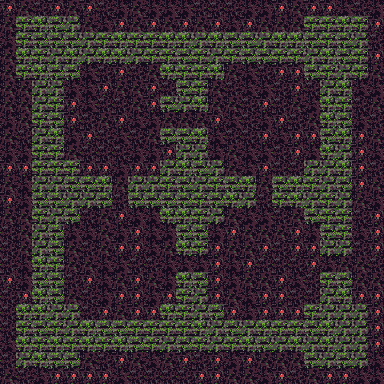

Rendered tile map (Tiled .tmx) drawn with the repository's tilesets; below, a short description and the full map source, tile grids included:
An orthogonal 24x24 tile map with 16x16 px tiles, 1 tile layer (tile) and 66 objects (2x fakewall2).

<map version="1.0" tiledversion="1.1.2" orientation="orthogonal" renderorder="right-down" width="24" height="24" tilewidth="16" tileheight="16" infinite="0" nextobjectid="79">
 <tileset firstgid="1" source="tileset.tsx" />
 <layer name="tile" width="24" height="24">
  <data encoding="csv">
22,23,25,22,23,22,25,24,23,24,24,24,25,25,25,24,24,22,23,22,22,24,25,24,
23,20,21,19,18,23,24,22,23,22,23,22,23,22,24,22,23,23,23,20,20,21,20,22,
24,20,19,19,19,18,20,21,20,20,21,21,18,21,19,19,18,21,21,19,20,19,18,25,
23,21,20,18,21,18,21,21,18,20,20,19,20,18,20,19,19,20,20,18,21,19,20,22,
23,20,21,19,19,24,25,22,25,23,21,20,20,21,23,24,25,22,22,19,20,18,20,23,
23,23,18,18,24,24,22,23,23,22,25,19,20,23,25,24,24,25,22,25,18,21,24,24,
23,23,18,20,22,24,25,25,23,22,19,18,21,23,23,25,22,25,23,24,21,20,25,23,
24,23,20,19,22,25,23,22,24,24,23,23,23,22,24,25,24,22,25,23,21,19,24,25,
23,25,18,21,24,22,25,24,25,23,19,19,21,24,25,25,22,24,22,22,19,21,22,23,
24,24,20,20,23,25,25,25,24,24,22,18,18,24,23,24,24,25,22,24,21,18,22,24,
22,22,20,20,20,22,22,24,22,22,18,21,19,18,23,24,22,25,25,18,18,21,22,25,
23,24,18,18,19,19,21,23,18,18,20,19,18,20,19,21,23,19,21,20,18,19,22,23,
22,24,19,19,18,18,19,25,19,19,19,19,20,19,21,18,25,20,21,18,20,18,23,24,
23,23,20,18,19,25,23,22,24,24,21,21,20,18,23,24,24,25,23,19,20,20,25,22,
25,23,18,19,24,24,23,24,22,24,24,19,19,24,22,23,23,23,22,24,19,20,24,22,
25,23,18,19,23,25,23,22,22,24,23,21,20,22,23,23,22,25,22,22,18,18,25,22,
25,24,21,20,23,23,24,24,25,25,24,24,24,22,24,22,25,25,25,22,24,23,23,25,
22,24,19,19,25,22,24,23,22,23,24,21,19,22,24,23,23,22,24,25,20,19,23,23,
25,22,21,19,23,25,24,22,22,24,22,20,18,22,23,24,22,22,25,25,18,21,22,22,
25,21,21,18,18,25,22,23,22,22,21,20,18,19,22,24,22,22,22,20,18,18,18,22,
25,20,19,20,18,21,19,19,20,20,20,20,21,18,19,18,21,20,20,19,21,18,18,22,
24,21,20,21,20,21,20,21,19,20,18,19,20,18,20,21,19,18,21,18,21,18,18,22,
25,18,21,19,19,23,25,22,23,24,23,22,25,22,24,22,23,23,23,19,18,19,18,24,
23,25,24,22,22,22,22,24,25,25,25,25,22,22,23,23,24,22,25,23,22,22,24,24
</data>
 </layer>
 <objectgroup name="furniture">
  <object id="2" gid="51" x="224" y="320" width="16" height="16">
   <properties>
    <property name="activationtarget" value="[[12,16]]" />
   </properties>
  </object>
  <object id="4" gid="51" x="64" y="304" width="16" height="16">
   <properties>
    <property name="activationtarget" value="[[7,12]]" />
   </properties>
  </object>
  <object id="5" gid="51" x="144" y="240" width="16" height="16">
   <properties>
    <property name="activationtarget" value="[[7,11]]" />
   </properties>
  </object>
  <object id="6" gid="51" x="96" y="80" width="16" height="16">
   <properties>
    <property name="activationtarget" value="[[11,7]]" />
   </properties>
  </object>
  <object id="7" gid="51" x="144" y="80" width="16" height="16">
   <properties>
    <property name="activationtarget" value="[[10,7]]" />
   </properties>
  </object>
  <object id="9" gid="51" x="304" y="160" width="16" height="16">
   <properties>
    <property name="activationtarget" value="[[16,11],[16,12]]" />
   </properties>
  </object>
  <object id="10" gid="68" x="304" y="128" width="16" height="16" />
  <object id="13" gid="51" x="64" y="160" width="16" height="16">
   <properties>
    <property name="activationtarget" value="[[12,7]]" />
   </properties>
  </object>
  <object id="14" gid="12" x="192" y="272" width="16" height="16" />
  <object id="15" gid="12" x="112" y="208" width="16" height="16" />
  <object id="16" gid="12" x="176" y="128" width="16" height="16" />
  <object id="17" gid="10" x="336" y="272" width="16" height="16" />
  <object id="18" type="fakewall2" gid="19" x="256" y="208" width="16" height="16" />
  <object id="19" type="fakewall2" gid="19" x="256" y="192" width="16" height="16" />
  <object id="20" gid="65" x="80" y="128" width="16" height="16" />
  <object id="21" gid="65" x="80" y="160" width="16" height="16" />
  <object id="22" gid="65" x="64" y="112" width="16" height="16" />
  <object id="24" gid="52" x="144" y="96" width="16" height="16" />
  <object id="25" gid="52" x="112" y="96" width="16" height="16" />
  <object id="27" gid="52" x="96" y="144" width="16" height="16" />
  <object id="28" gid="65" x="144" y="160" width="16" height="16" />
  <object id="29" gid="52" x="144" y="144" width="16" height="16" />
  <object id="31" gid="52" x="128" y="176" width="16" height="16" />
  <object id="32" gid="65" x="160" y="272" width="16" height="16" />
  <object id="33" gid="65" x="96" y="240" width="16" height="16" />
  <object id="34" gid="52" x="128" y="240" width="16" height="16" />
  <object id="35" gid="52" x="160" y="288" width="16" height="16" />
  <object id="38" gid="52" x="112" y="256" width="16" height="16" />
  <object id="39" gid="52" x="64" y="288" width="16" height="16" />
  <object id="40" gid="52" x="96" y="288" width="16" height="16" />
  <object id="41" gid="52" x="144" y="304" width="16" height="16" />
  <object id="43" gid="52" x="112" y="128" width="16" height="16" />
  <object id="44" gid="52" x="224" y="288" width="16" height="16" />
  <object id="45" gid="52" x="224" y="256" width="16" height="16" />
  <object id="46" gid="52" x="256" y="256" width="16" height="16" />
  <object id="47" gid="52" x="256" y="288" width="16" height="16" />
  <object id="48" gid="52" x="288" y="288" width="16" height="16" />
  <object id="49" gid="52" x="288" y="256" width="16" height="16" />
  <object id="50" gid="52" x="240" y="176" width="16" height="16" />
  <object id="51" gid="52" x="272" y="176" width="16" height="16" />
  <object id="52" gid="52" x="208" y="144" width="16" height="16" />
  <object id="53" gid="52" x="208" y="112" width="16" height="16" />
  <object id="54" gid="52" x="240" y="80" width="16" height="16" />
  <object id="55" gid="52" x="272" y="80" width="16" height="16" />
  <object id="56" gid="65" x="208" y="128" width="16" height="16" />
  <object id="57" gid="65" x="256" y="96" width="16" height="16" />
  <object id="59" gid="65" x="224" y="160" width="16" height="16" />
  <object id="60" gid="65" x="224" y="96" width="16" height="16" />
  <object id="61" gid="65" x="288" y="240" width="16" height="16" />
  <object id="62" gid="65" x="224" y="304" width="16" height="16" />
  <object id="63" gid="65" x="256" y="224" width="16" height="16" />
  <object id="64" gid="65" x="304" y="240" width="16" height="16" />
  <object id="65" gid="65" x="240" y="240" width="16" height="16" />
  <object id="66" gid="65" x="144" y="224" width="16" height="16" />
  <object id="67" gid="65" x="64" y="240" width="16" height="16" />
  <object id="68" gid="53" x="352" y="288" width="16" height="16" />
  <object id="69" gid="53" x="352" y="256" width="16" height="16" />
  <object id="70" gid="12" x="112" y="192" width="16" height="16" />
  <object id="71" gid="12" x="192" y="128" width="16" height="16" />
  <object id="72" gid="12" x="160" y="128" width="16" height="16" />
  <object id="73" gid="52" x="256" y="128" width="16" height="16" />
 </objectgroup>
 <objectgroup name="item">
  <object id="74" gid="222" x="304" y="128" width="16" height="16" />
 </objectgroup>
 <objectgroup name="creature">
  <object id="75" gid="246" x="224" y="224" width="16" height="16" />
  <object id="76" gid="246" x="160" y="240" width="16" height="16" />
  <object id="77" gid="246" x="128" y="160" width="16" height="16" />
  <object id="78" gid="246" x="224" y="144" width="16" height="16" />
 </objectgroup>
 <objectgroup name="description" />
</map>
